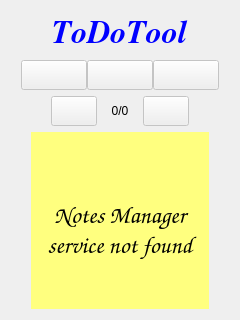
<?xml version="1.0" encoding="UTF-8"?>
<ui version="4.0">
 <class>ToDoTool</class>
 <widget class="QWidget" name="ToDoTool">
  <property name="geometry">
   <rect>
    <x>0</x>
    <y>0</y>
    <width>240</width>
    <height>320</height>
   </rect>
  </property>
  <property name="windowTitle">
   <string>ToDoTool</string>
  </property>
  <layout class="QVBoxLayout" name="verticalLayout">
   <property name="spacing">
    <number>6</number>
   </property>
   <item>
    <layout class="QHBoxLayout" name="horizontalLayout_2">
     <property name="spacing">
      <number>0</number>
     </property>
     <property name="sizeConstraint">
      <enum>QLayout::SetMinimumSize</enum>
     </property>
     <item>
      <widget class="QLabel" name="titleLabel">
       <property name="sizePolicy">
        <sizepolicy hsizetype="Fixed" vsizetype="Fixed">
         <horstretch>0</horstretch>
         <verstretch>0</verstretch>
        </sizepolicy>
       </property>
       <property name="palette">
        <palette>
         <active>
          <colorrole role="WindowText">
           <brush brushstyle="SolidPattern">
            <color alpha="255">
             <red>0</red>
             <green>0</green>
             <blue>255</blue>
            </color>
           </brush>
          </colorrole>
          <colorrole role="Text">
           <brush brushstyle="SolidPattern">
            <color alpha="255">
             <red>0</red>
             <green>0</green>
             <blue>0</blue>
            </color>
           </brush>
          </colorrole>
         </active>
         <inactive>
          <colorrole role="WindowText">
           <brush brushstyle="SolidPattern">
            <color alpha="255">
             <red>0</red>
             <green>0</green>
             <blue>255</blue>
            </color>
           </brush>
          </colorrole>
          <colorrole role="Text">
           <brush brushstyle="SolidPattern">
            <color alpha="255">
             <red>0</red>
             <green>0</green>
             <blue>0</blue>
            </color>
           </brush>
          </colorrole>
         </inactive>
         <disabled>
          <colorrole role="WindowText">
           <brush brushstyle="SolidPattern">
            <color alpha="255">
             <red>126</red>
             <green>125</green>
             <blue>124</blue>
            </color>
           </brush>
          </colorrole>
          <colorrole role="Text">
           <brush brushstyle="SolidPattern">
            <color alpha="255">
             <red>126</red>
             <green>125</green>
             <blue>124</blue>
            </color>
           </brush>
          </colorrole>
         </disabled>
        </palette>
       </property>
       <property name="font">
        <font>
         <family>Nimbus Roman No9 L</family>
         <pointsize>24</pointsize>
         <weight>75</weight>
         <italic>true</italic>
         <bold>true</bold>
        </font>
       </property>
       <property name="text">
        <string>ToDoTool</string>
       </property>
       <property name="textFormat">
        <enum>Qt::AutoText</enum>
       </property>
       <property name="alignment">
        <set>Qt::AlignCenter</set>
       </property>
      </widget>
     </item>
    </layout>
   </item>
   <item>
    <layout class="QHBoxLayout" name="horizontalLayout">
     <property name="spacing">
      <number>0</number>
     </property>
     <property name="sizeConstraint">
      <enum>QLayout::SetMinimumSize</enum>
     </property>
     <item>
      <spacer name="horizontalSpacer_5">
       <property name="orientation">
        <enum>Qt::Horizontal</enum>
       </property>
       <property name="sizeType">
        <enum>QSizePolicy::Maximum</enum>
       </property>
       <property name="sizeHint" stdset="0">
        <size>
         <width>10</width>
         <height>20</height>
        </size>
       </property>
      </spacer>
     </item>
     <item>
      <widget class="QPushButton" name="addButton">
       <property name="enabled">
        <bool>false</bool>
       </property>
       <property name="sizePolicy">
        <sizepolicy hsizetype="Preferred" vsizetype="Fixed">
         <horstretch>0</horstretch>
         <verstretch>0</verstretch>
        </sizepolicy>
       </property>
       <property name="minimumSize">
        <size>
         <width>60</width>
         <height>30</height>
        </size>
       </property>
       <property name="text">
        <string/>
       </property>
       <property name="icon">
        <iconset resource="sfwnotes.qrc">
         <normaloff>:/icons/addIcon.png</normaloff>:/icons/addIcon.png</iconset>
       </property>
      </widget>
     </item>
     <item>
      <widget class="QPushButton" name="deleteButton">
       <property name="enabled">
        <bool>false</bool>
       </property>
       <property name="sizePolicy">
        <sizepolicy hsizetype="Preferred" vsizetype="Fixed">
         <horstretch>0</horstretch>
         <verstretch>0</verstretch>
        </sizepolicy>
       </property>
       <property name="minimumSize">
        <size>
         <width>60</width>
         <height>30</height>
        </size>
       </property>
       <property name="text">
        <string/>
       </property>
       <property name="icon">
        <iconset resource="sfwnotes.qrc">
         <normaloff>:/icons/deleteIcon.png</normaloff>:/icons/deleteIcon.png</iconset>
       </property>
      </widget>
     </item>
     <item>
      <widget class="QPushButton" name="searchButton">
       <property name="enabled">
        <bool>false</bool>
       </property>
       <property name="sizePolicy">
        <sizepolicy hsizetype="Preferred" vsizetype="Fixed">
         <horstretch>0</horstretch>
         <verstretch>0</verstretch>
        </sizepolicy>
       </property>
       <property name="minimumSize">
        <size>
         <width>60</width>
         <height>30</height>
        </size>
       </property>
       <property name="text">
        <string/>
       </property>
       <property name="icon">
        <iconset resource="sfwnotes.qrc">
         <normaloff>:/icons/searchIcon.png</normaloff>:/icons/searchIcon.png</iconset>
       </property>
      </widget>
     </item>
     <item>
      <spacer name="horizontalSpacer_6">
       <property name="orientation">
        <enum>Qt::Horizontal</enum>
       </property>
       <property name="sizeType">
        <enum>QSizePolicy::Maximum</enum>
       </property>
       <property name="sizeHint" stdset="0">
        <size>
         <width>10</width>
         <height>20</height>
        </size>
       </property>
      </spacer>
     </item>
    </layout>
   </item>
   <item>
    <layout class="QHBoxLayout" name="horizontalLayout_3">
     <property name="spacing">
      <number>0</number>
     </property>
     <property name="sizeConstraint">
      <enum>QLayout::SetMinimumSize</enum>
     </property>
     <item>
      <spacer name="horizontalSpacer">
       <property name="orientation">
        <enum>Qt::Horizontal</enum>
       </property>
       <property name="sizeType">
        <enum>QSizePolicy::Maximum</enum>
       </property>
       <property name="sizeHint" stdset="0">
        <size>
         <width>40</width>
         <height>20</height>
        </size>
       </property>
      </spacer>
     </item>
     <item>
      <widget class="QPushButton" name="prevButton">
       <property name="enabled">
        <bool>false</bool>
       </property>
       <property name="sizePolicy">
        <sizepolicy hsizetype="Preferred" vsizetype="Fixed">
         <horstretch>0</horstretch>
         <verstretch>0</verstretch>
        </sizepolicy>
       </property>
       <property name="minimumSize">
        <size>
         <width>40</width>
         <height>30</height>
        </size>
       </property>
       <property name="text">
        <string/>
       </property>
       <property name="icon">
        <iconset resource="sfwnotes.qrc">
         <normaloff>:/icons/prevIcon.png</normaloff>:/icons/prevIcon.png</iconset>
       </property>
      </widget>
     </item>
     <item>
      <widget class="QLabel" name="countLabel">
       <property name="sizePolicy">
        <sizepolicy hsizetype="Preferred" vsizetype="Preferred">
         <horstretch>0</horstretch>
         <verstretch>0</verstretch>
        </sizepolicy>
       </property>
       <property name="minimumSize">
        <size>
         <width>40</width>
         <height>0</height>
        </size>
       </property>
       <property name="text">
        <string>0/0</string>
       </property>
       <property name="alignment">
        <set>Qt::AlignCenter</set>
       </property>
      </widget>
     </item>
     <item>
      <widget class="QPushButton" name="nextButton">
       <property name="enabled">
        <bool>false</bool>
       </property>
       <property name="sizePolicy">
        <sizepolicy hsizetype="Preferred" vsizetype="Fixed">
         <horstretch>0</horstretch>
         <verstretch>0</verstretch>
        </sizepolicy>
       </property>
       <property name="minimumSize">
        <size>
         <width>40</width>
         <height>30</height>
        </size>
       </property>
       <property name="text">
        <string/>
       </property>
       <property name="icon">
        <iconset resource="sfwnotes.qrc">
         <normaloff>:/icons/nextIcon.png</normaloff>:/icons/nextIcon.png</iconset>
       </property>
      </widget>
     </item>
     <item>
      <spacer name="horizontalSpacer_2">
       <property name="orientation">
        <enum>Qt::Horizontal</enum>
       </property>
       <property name="sizeType">
        <enum>QSizePolicy::Maximum</enum>
       </property>
       <property name="sizeHint" stdset="0">
        <size>
         <width>40</width>
         <height>20</height>
        </size>
       </property>
      </spacer>
     </item>
    </layout>
   </item>
   <item>
    <layout class="QHBoxLayout" name="horizontalLayout_4">
     <property name="sizeConstraint">
      <enum>QLayout::SetFixedSize</enum>
     </property>
     <item>
      <spacer name="horizontalSpacer_3">
       <property name="orientation">
        <enum>Qt::Horizontal</enum>
       </property>
       <property name="sizeType">
        <enum>QSizePolicy::Maximum</enum>
       </property>
       <property name="sizeHint" stdset="0">
        <size>
         <width>20</width>
         <height>20</height>
        </size>
       </property>
      </spacer>
     </item>
     <item>
      <layout class="QVBoxLayout" name="verticalLayout_2">
       <property name="spacing">
        <number>0</number>
       </property>
       <property name="sizeConstraint">
        <enum>QLayout::SetFixedSize</enum>
       </property>
       <item>
        <widget class="QLabel" name="dateLabel">
         <property name="sizePolicy">
          <sizepolicy hsizetype="Preferred" vsizetype="Fixed">
           <horstretch>0</horstretch>
           <verstretch>0</verstretch>
          </sizepolicy>
         </property>
         <property name="minimumSize">
          <size>
           <width>160</width>
           <height>20</height>
          </size>
         </property>
         <property name="palette">
          <palette>
           <active>
            <colorrole role="WindowText">
             <brush brushstyle="SolidPattern">
              <color alpha="255">
               <red>0</red>
               <green>0</green>
               <blue>0</blue>
              </color>
             </brush>
            </colorrole>
            <colorrole role="BrightText">
             <brush brushstyle="SolidPattern">
              <color alpha="255">
               <red>0</red>
               <green>0</green>
               <blue>0</blue>
              </color>
             </brush>
            </colorrole>
            <colorrole role="Base">
             <brush brushstyle="SolidPattern">
              <color alpha="255">
               <red>0</red>
               <green>0</green>
               <blue>0</blue>
              </color>
             </brush>
            </colorrole>
            <colorrole role="Window">
             <brush brushstyle="SolidPattern">
              <color alpha="255">
               <red>255</red>
               <green>255</green>
               <blue>127</blue>
              </color>
             </brush>
            </colorrole>
           </active>
           <inactive>
            <colorrole role="WindowText">
             <brush brushstyle="SolidPattern">
              <color alpha="255">
               <red>0</red>
               <green>0</green>
               <blue>0</blue>
              </color>
             </brush>
            </colorrole>
            <colorrole role="BrightText">
             <brush brushstyle="SolidPattern">
              <color alpha="255">
               <red>0</red>
               <green>0</green>
               <blue>0</blue>
              </color>
             </brush>
            </colorrole>
            <colorrole role="Base">
             <brush brushstyle="SolidPattern">
              <color alpha="255">
               <red>0</red>
               <green>0</green>
               <blue>0</blue>
              </color>
             </brush>
            </colorrole>
            <colorrole role="Window">
             <brush brushstyle="SolidPattern">
              <color alpha="255">
               <red>255</red>
               <green>255</green>
               <blue>127</blue>
              </color>
             </brush>
            </colorrole>
           </inactive>
           <disabled>
            <colorrole role="WindowText">
             <brush brushstyle="SolidPattern">
              <color alpha="255">
               <red>146</red>
               <green>145</green>
               <blue>144</blue>
              </color>
             </brush>
            </colorrole>
            <colorrole role="BrightText">
             <brush brushstyle="SolidPattern">
              <color alpha="255">
               <red>0</red>
               <green>0</green>
               <blue>0</blue>
              </color>
             </brush>
            </colorrole>
            <colorrole role="Base">
             <brush brushstyle="SolidPattern">
              <color alpha="255">
               <red>255</red>
               <green>255</green>
               <blue>127</blue>
              </color>
             </brush>
            </colorrole>
            <colorrole role="Window">
             <brush brushstyle="SolidPattern">
              <color alpha="255">
               <red>255</red>
               <green>255</green>
               <blue>127</blue>
              </color>
             </brush>
            </colorrole>
           </disabled>
          </palette>
         </property>
         <property name="font">
          <font>
           <italic>false</italic>
          </font>
         </property>
         <property name="autoFillBackground">
          <bool>true</bool>
         </property>
         <property name="text">
          <string/>
         </property>
         <property name="alignment">
          <set>Qt::AlignRight|Qt::AlignTrailing|Qt::AlignVCenter</set>
         </property>
         <property name="wordWrap">
          <bool>false</bool>
         </property>
        </widget>
       </item>
       <item>
        <widget class="QLabel" name="noteLabel">
         <property name="sizePolicy">
          <sizepolicy hsizetype="Preferred" vsizetype="Preferred">
           <horstretch>0</horstretch>
           <verstretch>0</verstretch>
          </sizepolicy>
         </property>
         <property name="minimumSize">
          <size>
           <width>160</width>
           <height>110</height>
          </size>
         </property>
         <property name="palette">
          <palette>
           <active>
            <colorrole role="WindowText">
             <brush brushstyle="SolidPattern">
              <color alpha="255">
               <red>0</red>
               <green>0</green>
               <blue>0</blue>
              </color>
             </brush>
            </colorrole>
            <colorrole role="BrightText">
             <brush brushstyle="SolidPattern">
              <color alpha="255">
               <red>0</red>
               <green>0</green>
               <blue>0</blue>
              </color>
             </brush>
            </colorrole>
            <colorrole role="Base">
             <brush brushstyle="SolidPattern">
              <color alpha="255">
               <red>0</red>
               <green>0</green>
               <blue>0</blue>
              </color>
             </brush>
            </colorrole>
            <colorrole role="Window">
             <brush brushstyle="SolidPattern">
              <color alpha="255">
               <red>255</red>
               <green>255</green>
               <blue>127</blue>
              </color>
             </brush>
            </colorrole>
           </active>
           <inactive>
            <colorrole role="WindowText">
             <brush brushstyle="SolidPattern">
              <color alpha="255">
               <red>0</red>
               <green>0</green>
               <blue>0</blue>
              </color>
             </brush>
            </colorrole>
            <colorrole role="BrightText">
             <brush brushstyle="SolidPattern">
              <color alpha="255">
               <red>0</red>
               <green>0</green>
               <blue>0</blue>
              </color>
             </brush>
            </colorrole>
            <colorrole role="Base">
             <brush brushstyle="SolidPattern">
              <color alpha="255">
               <red>0</red>
               <green>0</green>
               <blue>0</blue>
              </color>
             </brush>
            </colorrole>
            <colorrole role="Window">
             <brush brushstyle="SolidPattern">
              <color alpha="255">
               <red>255</red>
               <green>255</green>
               <blue>127</blue>
              </color>
             </brush>
            </colorrole>
           </inactive>
           <disabled>
            <colorrole role="WindowText">
             <brush brushstyle="SolidPattern">
              <color alpha="255">
               <red>146</red>
               <green>145</green>
               <blue>144</blue>
              </color>
             </brush>
            </colorrole>
            <colorrole role="BrightText">
             <brush brushstyle="SolidPattern">
              <color alpha="255">
               <red>0</red>
               <green>0</green>
               <blue>0</blue>
              </color>
             </brush>
            </colorrole>
            <colorrole role="Base">
             <brush brushstyle="SolidPattern">
              <color alpha="255">
               <red>255</red>
               <green>255</green>
               <blue>127</blue>
              </color>
             </brush>
            </colorrole>
            <colorrole role="Window">
             <brush brushstyle="SolidPattern">
              <color alpha="255">
               <red>255</red>
               <green>255</green>
               <blue>127</blue>
              </color>
             </brush>
            </colorrole>
           </disabled>
          </palette>
         </property>
         <property name="font">
          <font>
           <family>Comic Sans MS</family>
           <pointsize>18</pointsize>
           <weight>50</weight>
           <italic>true</italic>
           <bold>false</bold>
          </font>
         </property>
         <property name="autoFillBackground">
          <bool>true</bool>
         </property>
         <property name="text">
          <string>Notes Manager service not found</string>
         </property>
         <property name="alignment">
          <set>Qt::AlignCenter</set>
         </property>
         <property name="wordWrap">
          <bool>true</bool>
         </property>
        </widget>
       </item>
      </layout>
     </item>
     <item>
      <spacer name="horizontalSpacer_4">
       <property name="orientation">
        <enum>Qt::Horizontal</enum>
       </property>
       <property name="sizeType">
        <enum>QSizePolicy::Maximum</enum>
       </property>
       <property name="sizeHint" stdset="0">
        <size>
         <width>20</width>
         <height>20</height>
        </size>
       </property>
      </spacer>
     </item>
    </layout>
   </item>
  </layout>
 </widget>
 <resources>
  <include location="sfwnotes.qrc"/>
 </resources>
 <connections/>
</ui>
